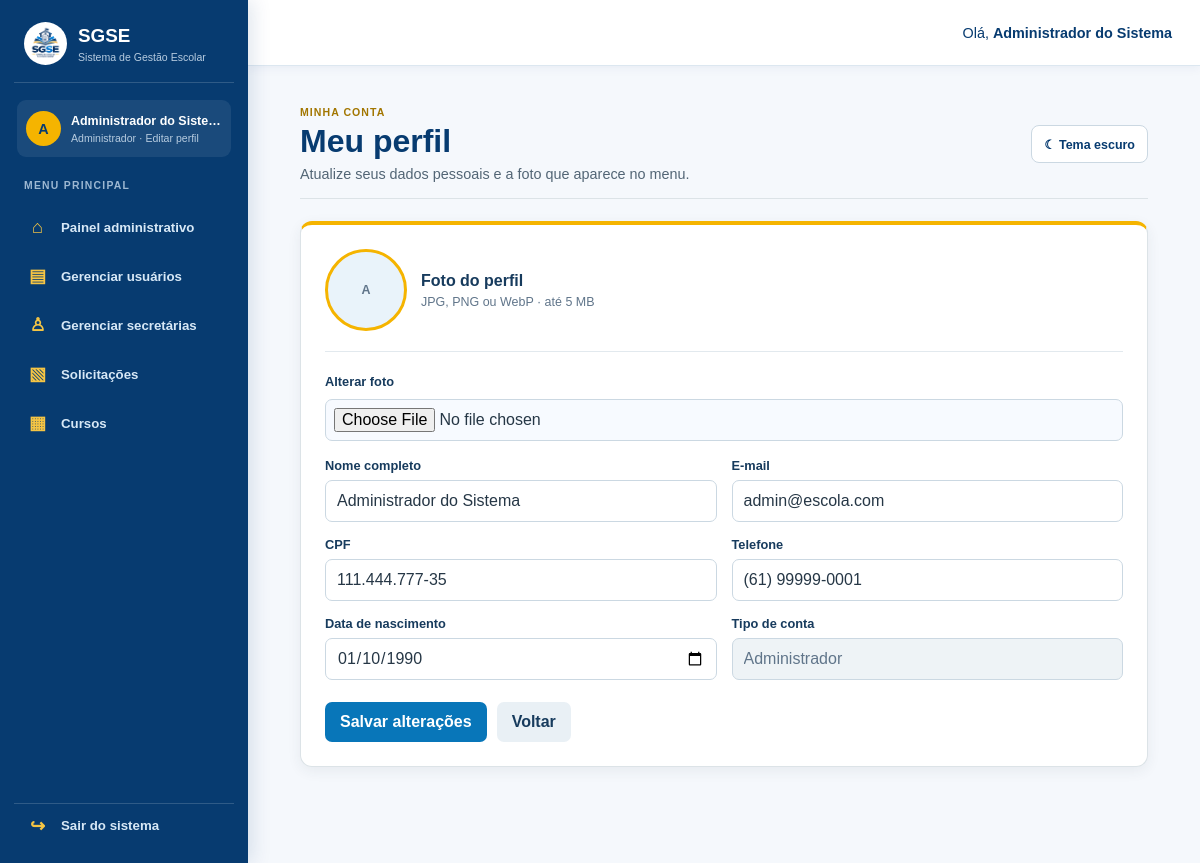
Screenshot of /view/perfil.php (signed in) with the database file from the repository.
### tables this page shows
CREATE TABLE usuarios (
    id_usuario INT AUTO_INCREMENT PRIMARY KEY,
    id_pessoa INT NOT NULL UNIQUE,
    id_perfil INT NOT NULL,
    email VARCHAR(100) NOT NULL UNIQUE,
    senha VARCHAR(255) NOT NULL,
    foto_perfil VARCHAR(255),
    cargo VARCHAR(100),
    setor VARCHAR(100),
    status ENUM('Ativo', 'Inativo') DEFAULT 'Ativo',
    criado_em TIMESTAMP DEFAULT CURRENT_TIMESTAMP,

    CONSTRAINT fk_usuario_pessoa
        FOREIGN KEY (id_pessoa)
        REFERENCES pessoas(id_pessoa)
        ON DELETE RESTRICT,

    CONSTRAINT fk_usuario_perfil
        FOREIGN KEY (id_perfil)
        REFERENCES perfis(id_perfil)
        ON DELETE RESTRICT
);

CREATE TABLE pessoas (
    id_pessoa INT AUTO_INCREMENT PRIMARY KEY,
    nome VARCHAR(100) NOT NULL,
    cpf VARCHAR(14) NOT NULL UNIQUE,
    telefone VARCHAR(20),
    data_nascimento DATE,
    criado_em TIMESTAMP DEFAULT CURRENT_TIMESTAMP
);

### model/dao/Conexao.php (called while the page is built, shortened)
<?php
if (!class_exists('Conexao')) {
    class Conexao {
        private static $instance = null;
        public static function getConexao() {
            if (!isset(self::$instance)) {
                $host     = "localhost";
                $dbname   = "secretaria_db";
                $usuario  = "root";
                $senha    = "";
                try {
                    self::$instance = new PDO(
                        "mysql:host={$host};dbname={$dbname};charset=utf8mb4",
                        $usuario,
                        $senha
                    );
                    self::$instance->setAttribute(PDO::ATTR_ERRMODE, PDO::ERRMODE_EXCEPTION);
                    self::$instance->setAttribute(PDO::ATTR_DEFAULT_FETCH_MODE, PDO::FETCH_ASSOC);
                } catch (PDOException $e) {
                    die("Erro na conexão com o banco de dados: " . $e->getMessage());
                }
            }
            return self::$instance;
        }
    }
}

### model/dao/UsuarioDAO.php (called while the page is built, shortened)
<?php
require_once __DIR__ . '/Conexao.php';
class UsuarioDAO {
    public function buscarPerfilProprio(int $idUsuario): ?array {
        try {
            $stmt = Conexao::getConexao()->prepare(
                "SELECT u.id_usuario AS id, p.nome, p.cpf, p.telefone,
                        p.data_nascimento, u.email, u.foto_perfil,
                        u.id_perfil AS perfil_id
                 FROM usuarios u
                 INNER JOIN pessoas p ON p.id_pessoa = u.id_pessoa
                 WHERE u.id_usuario = ?
                 LIMIT 1"
            );
            $stmt->execute([$idUsuario]);
            return $stmt->fetch(PDO::FETCH_ASSOC) ?: null;
        } catch (PDOException $e) {
            error_log('Erro ao carregar o próprio perfil: ' . $e->getMessage());
            throw new RuntimeException('Não foi possível carregar o perfil.', 0, $e);
        }
    }
}
?>

### controller/UsuarioController.php (called while the page is built, shortened)
<?php
require_once __DIR__ . '/../model/dao/UsuarioDAO.php';
class UsuarioController {
    public function buscarPerfilProprio(int $idUsuario): ?array {
        return (new UsuarioDAO())->buscarPerfilProprio($idUsuario);
    }
}
?>

### view/perfil.php (the view, shortened to what this page needs)
<?php
require_once __DIR__ . '/../model/dao/Conexao.php';
require_once __DIR__ . '/../model/dao/UsuarioDAO.php';
require_once __DIR__ . '/../controller/UsuarioController.php';
$controller = new UsuarioController();
$erroCarregamento = false;
try {
    $perfil = $controller->buscarPerfilProprio((int)$_SESSION['usuario_id']);
} catch (RuntimeException $e) {
    error_log('Erro ao exibir perfil próprio: ' . $e->getMessage());
    $perfil = null;
    $erroCarregamento = true;
}
include __DIR__ . '/includes/topo.php';
?>
<div class="admin-workspace">
    <?php include __DIR__ . '/includes/menu_administrativo.php'; ?>
    <div class="admin-workspace-content">
        <main class="profile-content">
            <header class="profile-header">
                <div>
                    <span class="profile-eyebrow">MINHA CONTA</span>
                    <h1>Meu perfil</h1>
                    <p>Atualize seus dados pessoais e a foto que aparece no menu.</p>
                </div>
                <button type="button" class="theme-toggle" data-alternar-tema aria-label="Alternar tema"></button>
            </header>
            <?php if ($erroCarregamento): ?>
                <p class="profile-message profile-message-error" role="alert">Não foi possível carregar seu perfil. Atualize a página para tentar novamente.</p>
            <?php else: ?>
                <section class="profile-card">
                    <div class="profile-photo-panel">
                        <?php if (!empty($perfil['foto_perfil']) && preg_match('#^uploads/perfis/[a-f0-9]{32}\.(jpg|png|webp)$#', $perfil['foto_perfil'])): ?>
                            <img class="profile-photo-preview" src="../<?= htmlspecialchars($perfil['foto_perfil'], ENT_QUOTES, 'UTF-8') ?>" alt="Foto atual do perfil">
                        <?php else: ?>
                            <span class="profile-photo-placeholder" aria-hidden="true"><?= htmlspecialchars(mb_strtoupper(mb_substr($perfil['nome'], 0, 1, 'UTF-8'), 'UTF-8'), ENT_QUOTES, 'UTF-8') ?></span>
                        <?php endif; ?>
                        <div><strong>Foto do perfil</strong><span>JPG, PNG ou WebP · até 5 MB</span></div>
                    </div>
                    <form class="profile-form" action="../controller/UsuarioController.php" method="POST" enctype="multipart/form-data">
                        <label for="foto_perfil">Alterar foto</label>
                        <input id="foto_perfil" type="file" name="foto_perfil" accept="image/jpeg,image/png,image/webp">
                        <div class="profile-form-grid">
                            <div>
                                <label for="nome">Nome completo</label>
                                <input id="nome" type="text" name="nome" maxlength="100" value="<?= htmlspecialchars($perfil['nome'], ENT_QUOTES, 'UTF-8') ?>" required>
                            </div>
                            <div>
                                <label for="email">E-mail</label>
                                <input id="email" type="email" name="email" maxlength="100" value="<?= htmlspecialchars($perfil['email'], ENT_QUOTES, 'UTF-8') ?>" required>
                            </div>
                            <div>
                                <label for="cpf">CPF</label>
                                <input id="cpf" type="text" name="cpf" inputmode="numeric" maxlength="14" value="<?= htmlspecialchars($perfil['cpf'], ENT_QUOTES, 'UTF-8') ?>" required>
                            </div>
                            <div>
                                <label for="telefone">Telefone</label>
                                <input id="telefone" type="tel" name="telefone" maxlength="20" value="<?= htmlspecialchars($perfil['telefone'] ?? '', ENT_QUOTES, 'UTF-8') ?>" required>
                            </div>
                            <div>
                                <label for="data_nascimento">Data de nascimento</label>
                                <input id="data_nascimento" type="date" name="data_nascimento" value="<?= htmlspecialchars($perfil['data_nascimento'] ?? '', ENT_QUOTES, 'UTF-8') ?>" required>
                            </div>
                            <div>
                                <label for="perfil">Tipo de conta</label>
                                <input id="perfil" type="text" value="<?= [1 => 'Administrador', 2 => 'Secretaria', 3 => 'Aluno'][(int)$perfil['perfil_id']] ?? 'Usuário' ?>" readonly>
                            </div>
                        </div>
                        <div class="profile-actions">
                            <button type="submit" name="btn_atualizar_perfil" class="profile-save-button">Salvar alterações</button>
                            <a href="<?= (int)$perfil['perfil_id'] === 1 ? 'admin/home_admin.php' : ((int)$perfil['perfil_id'] === 2 ? 'secretaria/pre_matriculas.php' : 'usuario/home_usuario.php') ?>" class="profile-cancel-button">Voltar</a>
                        </div>
                    </form>
                </section>
            <?php endif; ?>
        </main>
    </div>
</div>
</main>
</body>
</html>

### assets/css/estilo.css (style rules this page uses)
* { margin: 0; padding: 0; box-sizing: border-box; font-family: Arial, Helvetica, sans-serif; }
body { background-color: #f4f6f9; color: #333; padding: 20px; display: flex; flex-direction: column; align-items: center; }
h1, h2, h3 { margin-bottom: 20px; color: #2c3e50; text-align: center; }
form { background-color: #ffffff; padding: 25px; border-radius: 8px; box-shadow: 0 4px 6px rgba(0, 0, 0, 0.1); width: 100%; max-width: 400px; margin-bottom: 15px; }
input, select { width: 100%; padding: 10px; margin-bottom: 15px; border: 1px solid #ccc; border-radius: 4px; font-size: 14px; }
button, .btn { background-color: #3498db; color: white; border: none; padding: 8px 14px; font-size: 13px; border-radius: 4px; cursor: pointer; transition: background-color 0.2s ease; text-decoration: none; display: inline-block; }
.theme-toggle { padding: 8px 11px; color: #17454d; background: #ffffff; border: 1px solid #d6e0e1; border-radius: 4px; cursor: pointer; font-size: 0.72rem; font-weight: 700; white-space: nowrap; }
:root { --slate: #263b43; --petroleo: #286b6b; --petroleo-dark: #1f5558; --terracota: #c96852; --terracota-dark: #a95140; --areia: #f5f2ec; --branco: #ffffff; }
:root { --grafite: #303638; --grafite-soft: #5f6969; --oliva: #65745b; --oliva-dark: #4f5d48; --creme: #f4f3ee; }
:root { --sistema-fundo: #f4f5f5; --sistema-branco: #ffffff; --sistema-texto: #30383c; --sistema-suave: #687377; --sistema-acento: #426b78; --sistema-acento-dark: #31525d; }
:root { --escola-azul-marinho: #073b70; --escola-azul: #0876b9; --escola-azul-escuro: #05568f; --escola-dourado: #946600; --escola-dourado-vivo: #f5b400; --escola-fundo: #f5f8fc; }
:root { --admin-sidebar-width: 248px; --admin-azul-marinho: #073b70; --admin-azul: #0876b9; --admin-dourado: #f5b400; }
body.manager-body { display: block; min-height: 100vh; padding: 0; background: #f5f8fc; }
.manager-body .admin-workspace, .manager-body .admin-workspace-content { width: 100%; min-width: 0; }
:root { --sistema-fundo: #f2f5f7; --sistema-branco: #ffffff; --sistema-texto: #263746; --sistema-suave: #667681; --sistema-acento: #356b86; --sistema-acento-dark: #274f65; }

### assets/css/estilo_topo.css (style rules this page uses)
body { margin: 0; padding: 0; }

### rows the page displays
usuarios: id_pessoa.nome "A", nome "Administrador do Sistema", email "admin@escola.com", cpf "111.444.777-35", telefone "(61) 99999-0001", data_nascimento "01/10/1990", id_perfil "Administrador"

### other values shown
$_SESSION['usuario_nome'] "Administrador do Sistema"
mb_strtoupper(mb_substr($nomeUsuarioMenu, 0, 1, 'UTF-8'), 'UTF-8') "A"
$nomeUsuarioMenu "Administrador do Siste…"
$nomePerfilMenu "Administrador"
